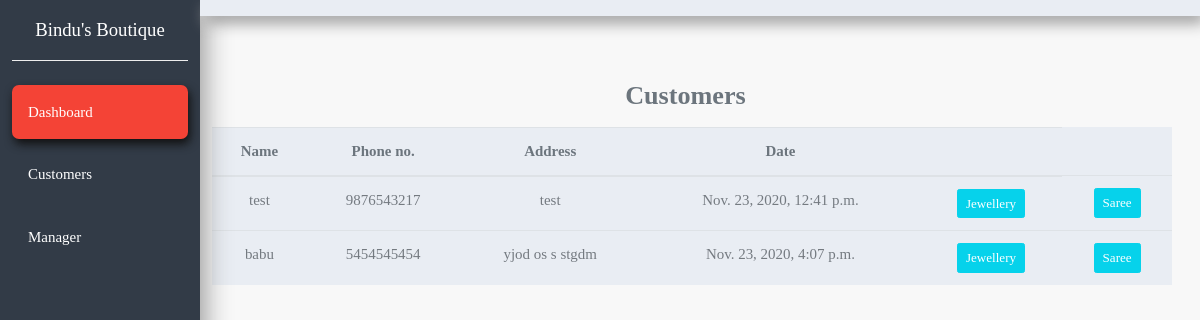
/customers/, run on an earlier commit of the app's database.
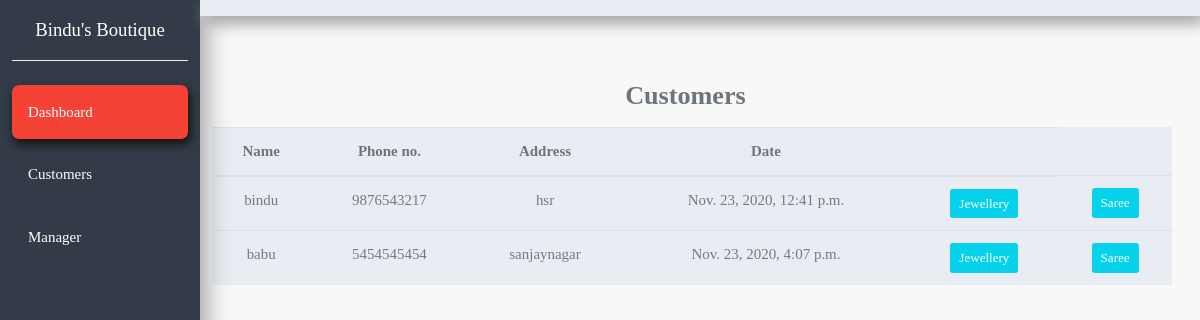
And on a later commit of the database.
### crm/models.py (models this page shows, shortened)
class Customer(models.Model):
    name = models.CharField(max_length=200, null=True)
    phone = models.CharField(max_length=200, null=True)
    address = models.CharField(max_length=200, null=True)
    date_created = models.DateTimeField(auto_now_add=True, null=True)

### crm/views.py (the view)
# urls.py: path('customers/', views.customers, name="customers"),
def customers(request):
    customers = Customer.objects.all()
    return render(request, 'crm/customers.html',{'customers' : customers})

### crm/templates/crm/customers.html (shortened to what this page needs)
{% extends 'crm/base.html'%}
{% block content %}
<section>
    <div class="container-fluid">
      <div class="row mb-5">
        <div class="col-xl-10 col-lg-9 col-md-8 ml-auto mt-5">
          <div class="row align-items-center">
            <div class="col mt-3 mr-3">
                <h3 class="text-muted text-center mb-3">Customers&nbsp;&nbsp;<a data-toggle="modal" href="#customerModal"></a></h3>
                <table class="table table-striped bg-light text-center">
                <thead>
                  <tr class="text-muted">
                    <th>Name</th>
                    <th>Phone no.</th>
                    <th>Address</th>
                    <th>Date</th>
                    <th></th>
                  </tr>
                </thead>
                <tbody>
                  {%  for customer in customers %}
                    <tr>
                      <td>{{customer.name}}</td>
                      <td>{{customer.phone}}</td>
                      <td>{{customer.address}}</td>
                      <td>{{customer.date_created}}</td>
                      <td><a href="{% url 'customer_detail' customer.id %}?category=J" class="btn btn-sm btn-info">Jewellery</a></td>
                      <td><a href="{% url 'customer_detail' customer.id %}?category=S" class="btn btn-sm btn-info">Saree</a></td>
                    </tr>
                  {% endfor %}
                </tbody>
              </table>
            </div>
          </div>
        </div>
      </div>
    </div>
</section>
{% endblock %}

What changed in the data, as far as the page shows it:
changed Customer: name "test" → "bindu"; address "test" → "hsr"
changed Customer "babu": address "yjod os s stgdm" → "sanjaynagar"
